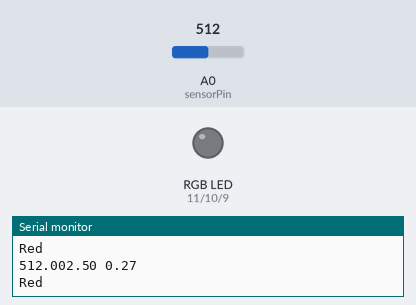
Simulated run of this sketch. Board: Arduino Uno, built with avr-gcc and run on an emulated ATmega328P. Parts: an RGB LED mixed from three pins (HIGH = lit), the last lines printed to the serial monitor. Inputs (shaded band) come from the test bench; at power-on: A0 (sensorPin) = 512.

Above: at 1.26 s.
1.3 s: A0 (sensorPin) set to 716
At 1.98 s:
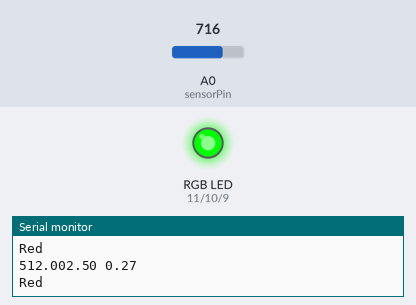
At 4.04 s:
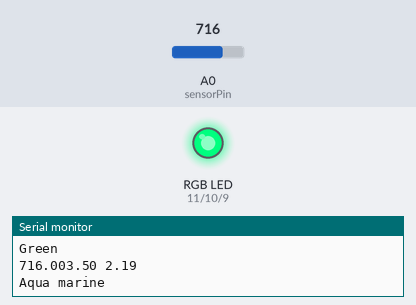
4.3 s: A0 (sensorPin) set to 755
At 4.64 s:
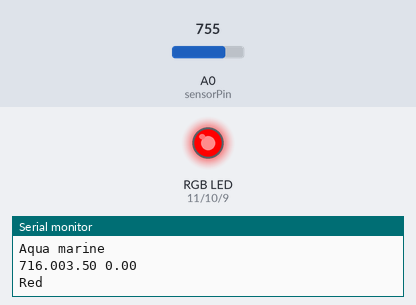
7.3 s: A0 (sensorPin) set to 784
10.3 s: A0 (sensorPin) set to 516
At 12.74 s:
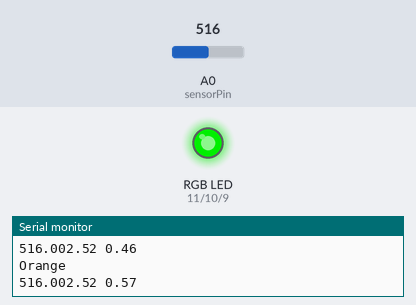
13.3 s: A0 (sensorPin) set to 1023
16.3 s: A0 (sensorPin) set to 514
Timing chart, 0 to 20.3 s (numbered marks = the images above; inputs shaded):
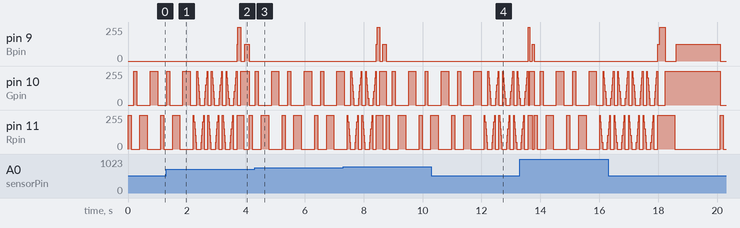

The sketch:

fitaled_com_som.ino
```cpp
#include <RGBLed.h>
//Follow us on other social media

//https://www.youtube.com/c/ZinTechIdeas
//https://www.facebook.com/zin.techideas.3
//https://www.instagram.com/zintechideas/
//https://twitter.com/Zintechideas
//https://zintechideas.ir/
#define Rpin 11
#define Gpin 10
#define Bpin 9
#define sensorPin A0
int vermelho, verde, azul;
RGBLed led(11, 10, 9, RGBLed::COMMON_CATHODE);
float sensorValue = 0, filteredSignal = 0,sensorValue1=0,
    filteredSignalValues[] = {3.4, 3.1, 2.7, 2.13, 2.1, 1.7, 1.3, 0.9, 0.4};


void setup () {

  Serial.begin (9600);
  led.off();
}

void loop () {

  MainFunction();
  delay(5);
}

void MainFunction() {

  sensorValue = (float) analogRead(sensorPin) * (5.0 / 1024.0);
sensorValue1 = (float) analogRead(sensorPin);
if(sensorValue1<524 || sensorValue1>526){
  FilterSignal(sensorValue);
  Serial.print(sensorValue1);
  Serial.print(sensorValue);

  Serial.print(" ");
  Serial.println(filteredSignal);

  CompareSignalFiltered(filteredSignal);
}
}

void FilterSignal(float sensorSignal) {

  filteredSignal = (0.945 * filteredSignal) + (0.0549 * sensorSignal);


  if(filteredSignal>=2.48){
    filteredSignal=0;
  }

}

void CompareSignalFiltered(float filteredSignal) {

  if (filteredSignal > filteredSignalValues[0]) {
    faiderColor(0, 0, 255);
    Serial.println("Blue");
  } else if (filteredSignal <= filteredSignalValues[0] && filteredSignal > filteredSignalValues[1]) {
    Serial.println("Azure");
    RGBColor(0, 255, 255);
  } else if (filteredSignal <= filteredSignalValues[1] && filteredSignal > filteredSignalValues[2]) {
    RGBColor(0, 127, 255);
    Serial.println("Cyan");
  } else if (filteredSignal <= filteredSignalValues[2] && filteredSignal > filteredSignalValues[3]) {
    RGBColor(0, 255, 127);
    Serial.println("Aqua marine");
  } else if (filteredSignal <= filteredSignalValues[3] && filteredSignal > filteredSignalValues[4]) {
    RGBColor(0, 255, 0);
    Serial.println("Green");
    //faiderColor(0, 0, 255);
  } else if (filteredSignal <= filteredSignalValues[4] && filteredSignal > filteredSignalValues[5]) {
    RGBColor(255, 255, 0);
    Serial.println("Yellow");
  } else if (filteredSignal <= filteredSignalValues[5] && filteredSignal > filteredSignalValues[6]) {
    RGBColor(255, 0, 255);
    Serial.println("Magenta");
  } else if (filteredSignal <= filteredSignalValues[6] && filteredSignal > filteredSignalValues[7]) {
    RGBColor(255, 0, 127);
    Serial.println("Rose");
  } else if (filteredSignal <= filteredSignalValues[7] && filteredSignal > filteredSignalValues[8]) {
    RGBColor(255, 127, 0);
    fade();
    Serial.println("Orange");
  } else if (filteredSignal <= filteredSignalValues[8]) {
    RGBColor(255, 0, 0);
    Serial.println("Red");
    flash();
  } else {
   // led.off();
    RGBColor(0, 0, 255);
    Serial.println("Default: Blue");
  }
}

void RGBColor(int Rcolor, int Gcolor, int Bcolor) {

  analogWrite(Rpin, Rcolor);
  analogWrite(Gpin, Gcolor);
  analogWrite(Bpin, Bcolor);


}
//faz um degrade das cores
void faiderColor(int Rcolor, int Gcolor, int Bcolor){
   for (vermelho = 0; vermelho <= 255; vermelho++){
      analogWrite(Rpin, vermelho);
      delay(2);
  }
  for (azul = 255; azul >= 0; azul--){
    analogWrite(Bpin, azul);
    delay(2);
  }
//incrementa a cor verde gradativamente, atingindo a cor amarela
  for (verde = 0; verde <= 255; verde++){
    analogWrite(Gpin, verde);
    delay(2);
  }
//remove a cor vermelha gradativamente, atingindo a cor verde pura
  for (vermelho = 255; vermelho >= 0; vermelho--){
    analogWrite(Rpin, vermelho);
    delay(2);
  }
//adiciona a cor azul gradativamente, atingindo a cor ciano
  for (azul = 0; azul <= 255; azul++){
    analogWrite(Bpin, azul);
    analogWrite(Rpin, azul);
    delay(2);
  }
//remove a cor verde gradativamente, atingindo a cor azul pura
  for (verde = 255; verde >= 0; verde--){
    analogWrite(Gpin, verde);
    analogWrite(Rpin, verde);
    delay(2);
  }

}

void flash(){
  // Flash red color, interval 100ms
	led.flash(RGBLed::RED, 100);

	// Flash green color, interval 100ms
	led.flash(0, 255, 0, 100);

	// Flash red color, during 250ms with interval 100ms
	led.flash(RGBLed::RED, 250, 100);

	// Flash green color, during 250ms with interval 100ms
	led.flash(0, 255, 0, 250, 100);
}

void fade(){

  // Fade out red color, with 5 steps during 100ms
	led.fadeOut(RGBLed::RED, 5, 100);

	// Fade out green color, with 5 steps during 100ms
	led.fadeOut(0, 255, 0, 5, 100);

	// Fade in red color, with 5 steps during 100ms
	led.fadeIn(RGBLed::RED, 5, 100);

	// Fade in green color, with 5 steps during 100ms
	led.fadeIn(0, 255, 0, 5, 100);
}
```

Measured:
- after the input at 1.3 s, pin 9 (Bpin): 0/255 → 255/255 after 2.4 s, → 0/255 0.13 s later, → 127/255 0.13 s later, → 0/255 0.16 s later
- after the input at 10.3 s, pin 9 (Bpin): stays 0/255 (without the input it goes to 127/255 after 2.2 s)
